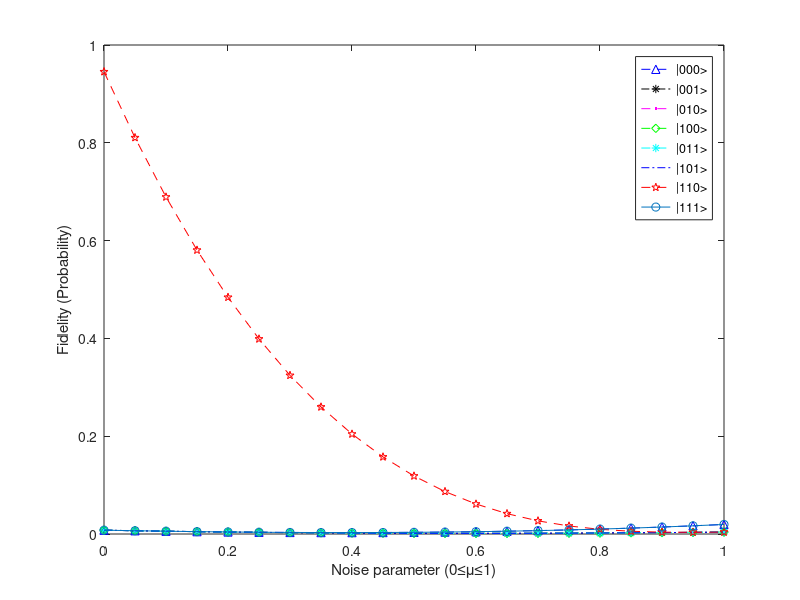

Source code (MATLAB):
%% © Deepa, PhD Scholar - IIT Roorkee
%% ____ PD Noise in QSS(information sharing) by Grover's Algorithm _____
clc;
clear all;

%% _________________Pauli Matrices___________________
I=[1 0;0 1];
X=[0 1;1 0];
Y=[0 -1i;1i 0];
Z=[1 0;0 -1];
H=(1/sqrt(2))*[1,1;1,-1];
CX=[1,0,0,0;0,1,0,0;0,0,0,1;0,0,1,0];
CZ=[1,0,0,0;0,1,0,0;0,0,1,0;0,0,0,-1];

% ____________________Bell Basis____________________
a= [1;0];       % |0>
b= [0;1];       % |1>
aa=kron(a,a);   % |00>
ab=kron(a,b);   % |01>
ba=kron(b,a);   % |10>
bb=kron(b,b);   % |11>



aaa = kron(aa,a);      % |000>
aab = kron(aa,b);      % |001>
aba = kron(ab,a);      % |010>
abb = kron(ab,b);      % |011>
baa = kron(ba,a);      % |100>
bab = kron(ba,b);      % |101>
bba = kron(bb,a);      % |110>
bbb = kron(bb,b);      % |111>

% n=0;
% syms n;

FF1 =[];
FF2 =[];
FF3 =[];
FF4 =[];
FF5 =[];
FF6 =[];
FF7 =[];
FF8 =[];

for n =0:0.05:1

P= -aaa-aab-aba-abb-baa-bab+11*bba-bbb;
PP= ((1-n)^(3))*(P*P');
Q= -3*aaa+aab+aba+abb+baa+bab+bba+bbb;
QQ = ((n^(3))/4)*(Q*Q');
R=aaa+aab+aba+abb+baa+bab+bba-3*bbb;
RR= ((n^(3))/4)*(R*R');

rho=(1/128)*(PP+QQ+RR);


F1 = rho(1,1);
F2 = rho(2,2);
F3 = rho(3,3);
F4 = rho(4,4);
F5 = rho(5,5);
F6 = rho(6,6);
F7 = rho(7,7);
F8 = rho(8,8);

FF1=[FF1 F1];
FF2=[FF2 F2];
FF3=[FF3 F3];
FF4=[FF4 F4];
FF5=[FF5 F5];
FF6=[FF6 F6];
FF7=[FF7 F7];
FF8=[FF8 F8];



end

p=20;
NoiseP=[0:1/p:1];

%% Plotting
figure
xlim([0 1])
ylim([0 1])
plot(NoiseP,FF1,'b--^')

hold on
plot(NoiseP,FF2,'k-.*')

hold on
plot(NoiseP,FF3,'m--.')

hold on
plot(NoiseP,FF4,'g--d')

hold on
plot(NoiseP,FF5,'c--*')

hold on
plot(NoiseP,FF6,'b-.')

hold on
plot(NoiseP,FF7,'r--p')

hold on
plot(NoiseP,FF8,'-o')

hold on
legend('|000>','|001>','|010>','|100>','|011>','|101>','|110>','|111>')
ylabel('Fidelity (Probability)') 
xlabel('Noise parameter (0\leq\mu\leq1)') 